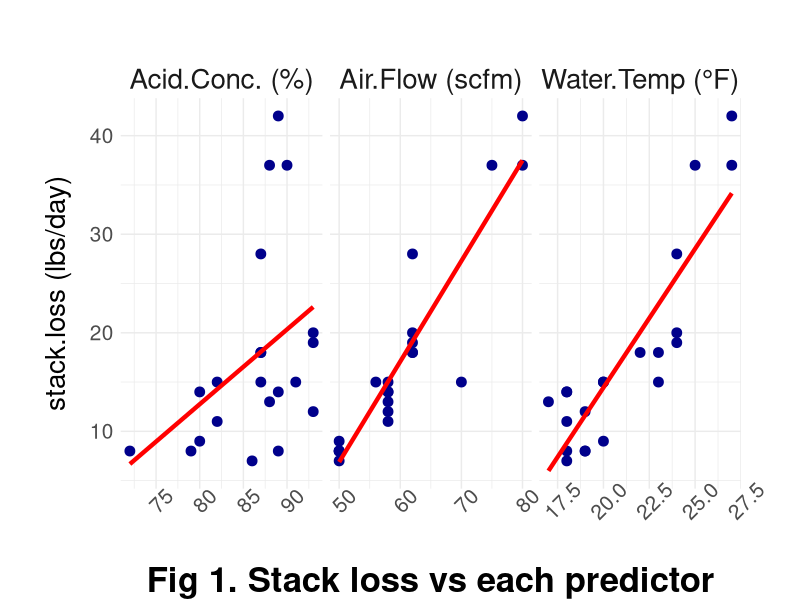
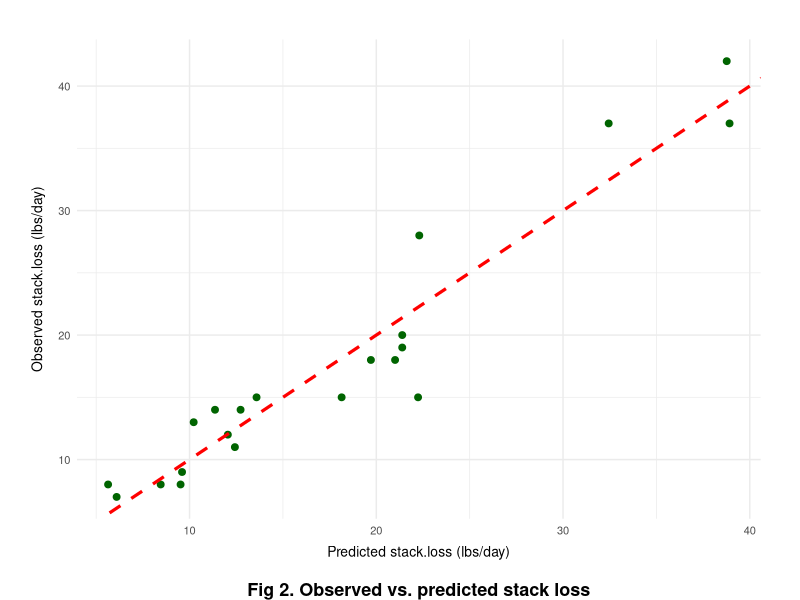

R code for these plots, in order:
## ---- chunk 1
#| label: load-dataset
data("stackloss") # load 'stackloss' data-set
## ---- chunk 2
#| label: stackloss-vars
# create data-frame 'vars' to describe each variable in data-set
vars <- data.frame(
  # variable column to store variable names as in data-set
  Variable      = c("Air.Flow", "Water.Temp", "Acid.Conc.", "stack.loss"),
  # description of each 4 variables as second column
  Description   = c("Flow of cooling air",
                    "Temperature of cooling water",
                    "Concentration of acid added",
                    "Amount of ammonia gas wasted"),
  # unit of each variable from references in documentation
  Unit = c("scfm", "°F", "%", "lbs/day"))
# use kable() from  knitr library to render a neat table
knitr::kable(vars,caption = "")  
## ---- chunk 3
#| label: stackloss-head
# extract top  observations using head()
stack_head <- head(stackloss)
# render as kable table using knitr library
knitr::kable(stack_head, caption  = "", align = c("c", "c", "c", "c", "c"))
## ---- chunk 4
#| label: facet-plot
#| fig-height: 10
#| fig-width: 15
# library for plotting/visualization
library(ggplot2)

# convert data-frame to long format, each predictor will be separate row for facet use
stackloss_long <- stackloss |> tidyr::pivot_longer(
  cols      = c(Air.Flow, Water.Temp, Acid.Conc.), # columns to pivot
  names_to  = "predictor", # column with input variable names
  values_to = "value") # column to store values corresponding to each variable

# Faceted plot of one scatter-plot with regression line per input predictor (variable)
ggplot(stackloss_long, aes(x = value, y = stack.loss))+ # plot stack.loss vs variable
  # mark data points in dark blue
  geom_point(color = "darkblue", size = 3)+
  # add regression line in red (without error band i.e. se=FALSE)
  geom_smooth(method = "lm", formula = y ~ x, se = FALSE, color = "red", size=1.5)+
  # split plot into multiple facets, one for each variable
  facet_wrap(~ predictor,
             scales = "free_x", # different value range for different predictors (x-axis)
             labeller = as_labeller(c("Air.Flow" = "Air.Flow (scfm)", 
                                      "Water.Temp" = "Water.Temp (°F)",
                                      "Acid.Conc."  = "Acid.Conc. (%)")))+ # custom labels with units
  # plot caption and axes labels
  labs(caption = "Fig 1. Stack loss vs each predictor", 
       x = NULL, # no label for overall x axis as each facet already have a label
       y = "stack.loss (lbs/day)")+
  # apply minimal theme for cleaner visualization
  theme_minimal()+
  # theme settings (size, style, angle, spacing, etc) for axes, facets and plot
  theme(axis.text.x = element_text(size = 15, angle=45),
    axis.text.y = element_text(size = 15),
    axis.title.y = element_text(size = 20, vjust=3),
    strip.text = element_text(size = 20),
    plot.caption = element_text(size=25,face="bold",hjust = 0.5,
                                margin = margin(t = 20)),
    plot.margin = unit(c(1.5, 1.5, 0, 1.5), "cm"))
## ---- chunk 5
#| label: fullmodel-plot
#| fig-height: 6
#| fig-width: 6
#| fig-align: center
# fit full multiple linear regression model via lm() using 3 predictors
fit_lr <- lm(stack.loss ~ Air.Flow + Water.Temp + Acid.Conc., data = stackloss)

# add fitted values as a new column to stackloss data-frame
stackloss$predicted <- fitted(fit_lr)

# plot observed vs fitted curve for full model
ggplot(stackloss, aes(x = predicted, y = stack.loss))+
  # mark the actual observed vs fitted points as dark green points
  geom_point(color = "darkgreen", size = 2)+
  # add 45° reference line (y = 0+1*x) as red dashed line to mark perfect prediction
  geom_abline(intercept = 0, slope = 1, color = "red", linetype = "dashed", size=1.1)+
  # plot caption and axes labels
  labs(caption = "Fig 2. Observed vs. predicted stack loss",
    x     = "Predicted stack.loss (lbs/day)",
    y     = "Observed stack.loss (lbs/day)")+
  # apply minimal theme for cleaner visualization
  theme_minimal()+
  # theme settings for axes and plot
  theme(axis.text.x = element_text(size = 8),
        axis.text.y = element_text(size = 8),
        axis.title.y = element_text(size = 10, vjust=3),
        axis.title.x = element_text(size = 10,margin = margin(t = 6, b=10)),
        plot.caption = element_text(size=13,face="bold",hjust = 0.5,
                                margin = margin(t = 6)),
        plot.margin = unit(c(1, 1, 0, 1), "cm"))
